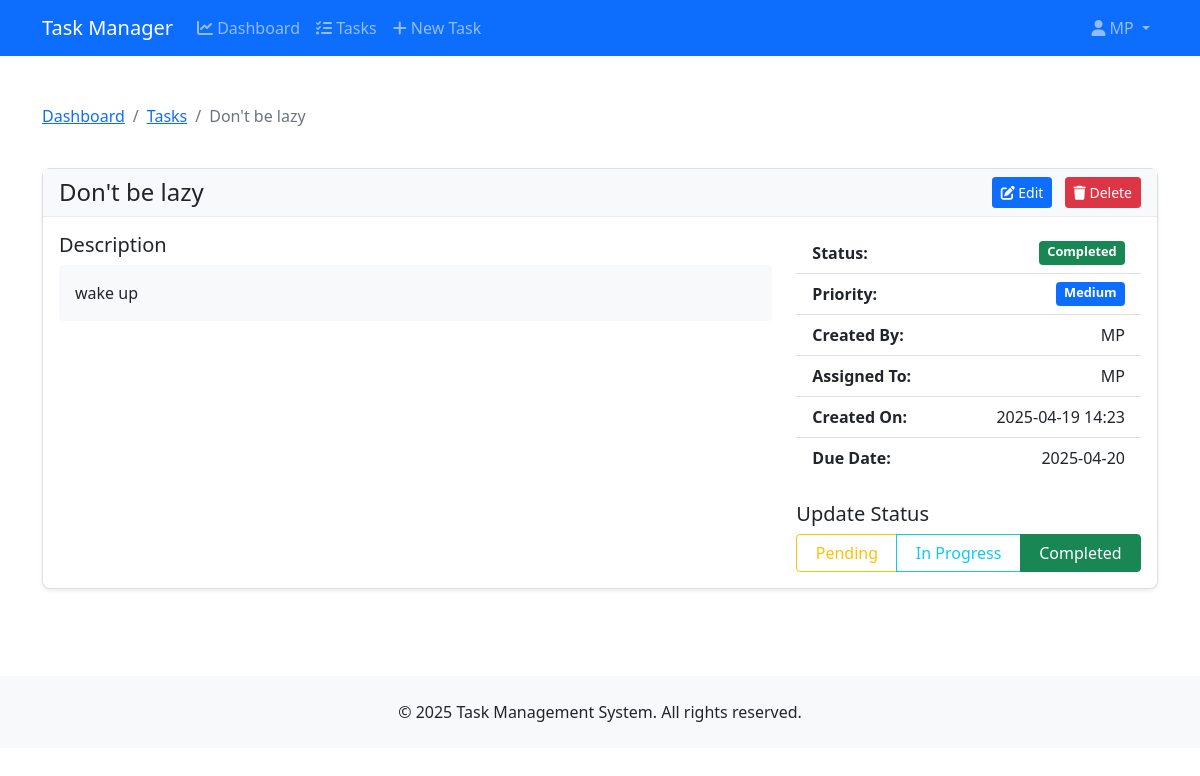
The page /task/1 (signed in) on the database its author committed.
### app.py (models this page shows, shortened)
class User(db.Model, UserMixin):
    id = db.Column(db.Integer, primary_key=True)
    username = db.Column(db.String(20), unique=True, nullable=False)
    email = db.Column(db.String(120), unique=True, nullable=False)
    password = db.Column(db.String(60), nullable=False)
    role = db.Column(db.String(20), default='user')
    tasks_created = db.relationship('Task', backref='creator', lazy=True, foreign_keys='Task.creator_id')
    tasks_assigned = db.relationship('Task', backref='assignee', lazy=True, foreign_keys='Task.assignee_id')

class Task(db.Model):
    id = db.Column(db.Integer, primary_key=True)
    title = db.Column(db.String(100), nullable=False)
    description = db.Column(db.Text, nullable=False)
    date_created = db.Column(db.DateTime, nullable=False, default=datetime.utcnow)
    due_date = db.Column(db.Date, nullable=True)
    status = db.Column(db.String(20), nullable=False, default='pending')
    priority = db.Column(db.String(20), nullable=False, default='medium')
    creator_id = db.Column(db.Integer, db.ForeignKey('user.id'), nullable=False)
    assignee_id = db.Column(db.Integer, db.ForeignKey('user.id'), nullable=True)

### app.py (the view)
@app.route('/task/<int:task_id>', methods=['GET'])
@login_required
def view_task(task_id):
    task = Task.query.get_or_404(task_id)
    if task.creator_id != current_user.id and task.assignee_id != current_user.id and current_user.role != 'admin':
        flash('You do not have permission to view this task.', 'danger')
        return redirect(url_for('tasks'))
    users = User.query.order_by(User.username).all()
    can_edit = (task.creator_id == current_user.id) or (current_user.role == 'admin')
    can_complete = (task.assignee_id == current_user.id)
    task_history = TaskHistory.query.filter_by(task_id=task.id).order_by(TaskHistory.timestamp.desc()).all()
    return render_template(
        'task_detail.html',
        title=f'Task: {task.title}',
        task=task,
        users=users,
        can_edit=can_edit,
        can_complete=can_complete,
        task_history=task_history
    )

### app.py (called while the page is built)
@login_manager.user_loader
def load_user(user_id):
    return User.query.get(int(user_id))

### Templates/Task_detail.html (shortened to what this page needs)
{% extends "layout.html" %}
{% block content %}
<div class="container mt-4">
    <div class="row">
        <div class="col-md-12 mb-4">
            <nav aria-label="breadcrumb">
                <ol class="breadcrumb">
                    <li class="breadcrumb-item"><a href="{{ url_for('dashboard') }}">Dashboard</a></li>
                    <li class="breadcrumb-item"><a href="{{ url_for('tasks') }}">Tasks</a></li>
                    <li class="breadcrumb-item active" aria-current="page">{{ task.title }}</li>
                </ol>
            </nav>
        </div>
    </div>
    <div class="card shadow-sm">
        <div class="card-header d-flex justify-content-between align-items-center">
            <h4 class="mb-0">{{ task.title }}</h4>
            <div>
                {% if can_edit %}
                <a href="{{ url_for('edit_task', task_id=task.id) }}" class="btn btn-primary btn-sm me-2">
                    <i class="fas fa-edit"></i> Edit
                </a>
                <button type="button" class="btn btn-danger btn-sm" data-bs-toggle="modal" data-bs-target="#deleteTaskModal">
                    <i class="fas fa-trash"></i> Delete
                </button>
                {% endif %}
            </div>
        </div>
        <div class="card-body">
            <div class="row">
                <div class="col-md-8">
                    <div class="task-description mb-4">
                        <h5>Description</h5>
                        <div class="p-3 bg-light rounded">{{ task.description }}</div>
                    </div>
                </div>
                <div class="col-md-4">
                    <div class="task-details">
                        <ul class="list-group list-group-flush">
                            <li class="list-group-item d-flex justify-content-between">
                                <strong>Status:</strong>
                                <span class="badge
                                    {% if task.status == 'completed' %}bg-success{% endif %}">
                                    {{ task.status|replace('_', ' ')|title }}
                                </span>
                            </li>
                            <li class="list-group-item d-flex justify-content-between">
                                <strong>Priority:</strong>
                                <span class="badge
                                    {% if task.priority == 'medium' %}bg-primary{% endif %}
                                    {% if task.priority == 'high' %}bg-danger{% endif %}">
                                    {{ task.priority|title }}
                                </span>
                            </li>
                            <li class="list-group-item d-flex justify-content-between">
                                <strong>Created By:</strong>
                                <span>{{ task.creator.username }}</span>
                            </li>
                            <li class="list-group-item d-flex justify-content-between">
                                <strong>Assigned To:</strong>
                                <span>{{ task.assignee.username if task.assignee else 'Unassigned' }}</span>
                            </li>
                            <li class="list-group-item d-flex justify-content-between">
                                <strong>Created On:</strong>
                                <span>{{ task.date_created.strftime('%Y-%m-%d %H:%M') }}</span>
                            </li>
                            {% if task.due_date %}
                            <li class="list-group-item d-flex justify-content-between">
                                <strong>Due Date:</strong>
                                <span>{{ task.due_date.strftime('%Y-%m-%d') }}</span>
                            </li>
                            {% endif %}
                        </ul>
                    </div>
                    {% if task.assignee_id == current_user.id %}
                    <div class="mt-4">
                        <h5>Update Status</h5>
                        <div class="btn-group w-100" role="group">
                            <button type="button" class="btn btn-outline-warning status-btn {% if task.status == 'pending' %}active{% endif %}"
                                    data-status="pending" data-task-id="{{ task.id }}">Pending</button>
                            <button type="button" class="btn btn-outline-info status-btn {% if task.status == 'in_progress' %}active{% endif %}"
                                    data-status="in_progress" data-task-id="{{ task.id }}">In Progress</button>
                            <button type="button" class="btn btn-outline-success status-btn {% if task.status == 'completed' %}active{% endif %}"
                                    data-status="completed" data-task-id="{{ task.id }}">Completed</button>
                        </div>
                    </div>
                    {% endif %}
                </div>
            </div>
        </div>
    </div>
</div>
{% endblock %}

### Templates/layout.html (shortened to what this page needs)
<!DOCTYPE html>
<html lang="en">
<head>
    <link href="https://cdn.jsdelivr.net/npm/bootstrap@5.1.3/dist/css/bootstrap.min.css" rel="stylesheet">
    <link rel="stylesheet" href="https://cdnjs.cloudflare.com/ajax/libs/font-awesome/6.0.0-beta3/css/all.min.css">
    <link rel="stylesheet" href="{{ url_for('static', filename='css/style.css') }}">
</head>
<body>
    <header>
        <nav class="navbar navbar-expand-lg navbar-dark bg-primary">
            <div class="container">
                <a class="navbar-brand" href="{{ url_for('home') }}">Task Manager</a>
                <div class="collapse navbar-collapse" id="navbarSupportedContent">
                    <ul class="navbar-nav me-auto mb-2 mb-lg-0">
                        {% if current_user.is_authenticated %}
                        <li class="nav-item">
                            <a class="nav-link {% if request.path == '/dashboard' %}active{% endif %}" href="{{ url_for('dashboard') }}">
                                <i class="fas fa-chart-line"></i> Dashboard
                            </a>
                        </li>
                        <li class="nav-item">
                            <a class="nav-link {% if request.path == '/tasks' %}active{% endif %}" href="{{ url_for('tasks') }}">
                                <i class="fas fa-tasks"></i> Tasks
                            </a>
                        </li>
                        <li class="nav-item">
                            <a class="nav-link {% if request.path == '/task/new' %}active{% endif %}" href="{{ url_for('create_task') }}">
                                <i class="fas fa-plus"></i> New Task
                            </a>
                        </li>
                        {% endif %}
                    </ul>
                    <ul class="navbar-nav">
                        {% if current_user.is_authenticated %}
                        <li class="nav-item dropdown">
                            <a class="nav-link dropdown-toggle" href="#" id="navbarDropdown" role="button" data-bs-toggle="dropdown">
                                <i class="fas fa-user"></i> {{ current_user.username }}
                            </a>
                        </li>
                        {% endif %}
                    </ul>
                </div>
            </div>
        </nav>
    </header>
    <main class="py-4">
        {% block content %}{% endblock %}
    </main>
    <footer class="bg-light py-4 mt-5">
        <div class="container text-center">
            <p class="mb-0">&copy; 2025 Task Management System. All rights reserved.</p>
        </div>
    </footer>
</body>
</html>

### Static/Css/Style.css (style rules this page uses)
body { min-height: 100vh; display: flex; flex-direction: column; }
.badge { font-size: 0.8rem; }
.card { border-radius: 8px; box-shadow: 0 2px 4px rgba(0, 0, 0, 0.05); margin-bottom: 15px; }
.card-header { border-bottom: 1px solid rgba(0, 0, 0, 0.05); background-color: #f8f9fa; font-weight: 500; }

### rows shown on the page
User: username "MP", creator.username "MP", assignee "MP"
Task: title "Don't be lazy", description "wake up", status "Completed", priority "Medium", date_created "2025-04-19 14:23", due_date "2025-04-20"
